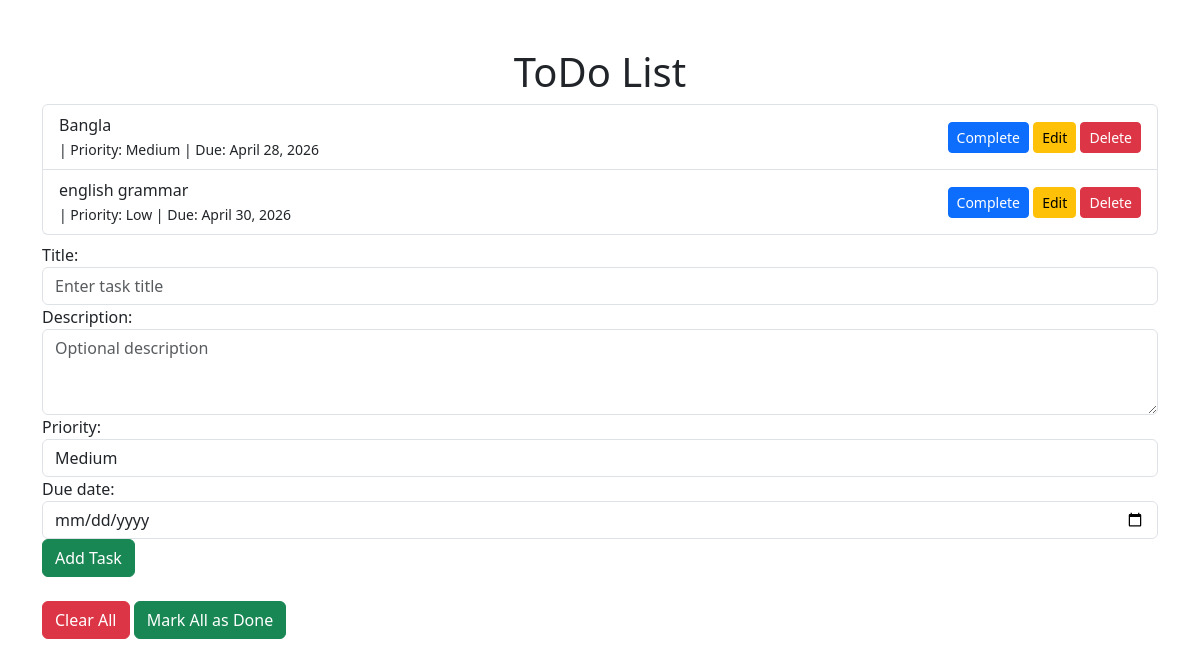
The app's page / (signed in), older data.
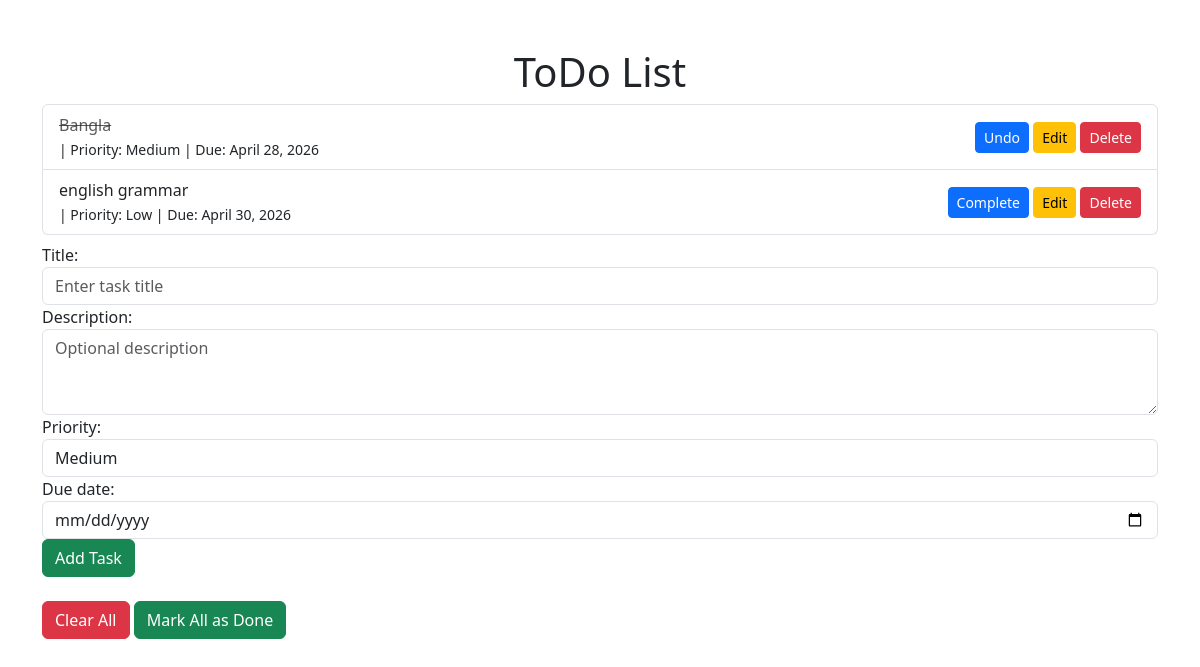
The same page, newer data.
### todo/models.py (models this page shows, shortened)
class Task(models.Model):
    PRIORITY_CHOICES = [
        ('L', 'Low'),
        ('M', 'Medium'),
        ('H', 'High')
    ]
    user = models.ForeignKey(
        settings.AUTH_USER_MODEL,
        on_delete=models.CASCADE,
        related_name='tasks',
        null=True, blank=True)
    title = models.CharField(max_length=200)
    description = models.TextField(blank=True)
    completed = models.BooleanField(default=False)
    priority = models.CharField(max_length=10, choices=PRIORITY_CHOICES, default='M')
    due_date = models.DateField(null=True, blank=True)
    created_at= models.DateTimeField(auto_now_add=True)
    updated_at= models.DateTimeField(auto_now=True)

### todo/views.py (the view)
# urls.py: path('', task_list, name='task_list'),
@login_required
def task_list(request):
    tasks = Task.objects.filter(user=request.user).order_by('-created_at')  # pylint: disable=no-member
    form = TaskForm()
    context = {
        'tasks': tasks,
        'form': form
    }
    return render(request, 'todo/task_list.html', context)

### todo/forms.py (shortened to what this page needs)
class TaskForm(forms.ModelForm):
    class Meta:
        model = Task
        fields = ['title', 'description', 'priority', 'due_date']
        widgets = {
            'title': forms.TextInput(attrs={
                'class': 'form-control',
                'placeholder': 'Enter task title'
            }),
            'description': forms.Textarea(attrs={
                'class': 'form-control',
                'rows': 3,
                'placeholder': 'Optional description'
            }),
            'priority': forms.Select(attrs={
                'class': 'form-control'
            }),
            'due_date': forms.DateInput(attrs={
                'class': 'form-control',
                'type': 'date'
            }),
        }

### todo/templates/todo/task_list.html (shortened to what this page needs)
{% extends "base.html" %}
{% block content %}
<h1 class="mb-2 text-center">ToDo List</h1>
<ul class="list-group mb-2">
    {% for task in tasks %}
        <li class="list-group-item d-flex justify-content-between align-items-center">
            <div>
                <span class="{% if task.completed %}text-muted text-decoration-line-through{% endif %}">
                    {{ task.title }}
                </span><br>
                <small>
                    {{ task.description }} |
                    Priority: {{ task.get_priority_display }} |
                    {% if task.due_date %}Due: {{ task.due_date }}{% endif %}
                </small>
            </div>
            <div>
                <form method="post" action="{% url 'complete_task' task.id %}" style="display:inline;">
                    <button class="btn btn-sm btn-primary">
                        {% if task.completed %}Undo{% else %}Complete{% endif %}
                    </button>
                </form>
                <a href="{% url 'update_task' task.id %}" class="btn btn-sm btn-warning">
                    Edit
                </a>
                <form method="post" action="{% url 'delete_task' task.id %}" style="display:inline;">
                    <button class="btn btn-sm btn-danger">Delete</button>
                </form>
            </div>
        </li>
    {% empty %}
        <li class="list-group-item text-center text-muted">
            No tasks yet.
        </li>
    {% endfor %}
</ul>
<form method="post" action="{% url 'add_task' %}">
    <div class="form-group">
        {{ form.title.label_tag }}
        {{ form.title }}
    </div>
    <div class="form-group">
        {{ form.description.label_tag }}
        {{ form.description }}
    </div>
    <div class="form-group">
        {{ form.priority.label_tag }}
        {{ form.priority }}
    </div>
    <div class="form-group">
        {{ form.due_date.label_tag }}
        {{ form.due_date }}
    </div>
    <button type="submit" class="btn btn-success">Add Task</button>
</form>
<div class="mt-4">
    <form method="post" action="{% url 'task_bulk_action' %}">
        <button type="submit" name="action" value="clear_all" class="btn btn-danger">
            Clear All
        </button>
        <button type="submit" name="action" value="mark_all_done" class="btn btn-success">
            Mark All as Done
        </button>
    </form>
</div>
{% endblock %}

Row changes from the older to the newer data that the page shows:
changed Task "Bangla": completed "Complete" → "Undo"
